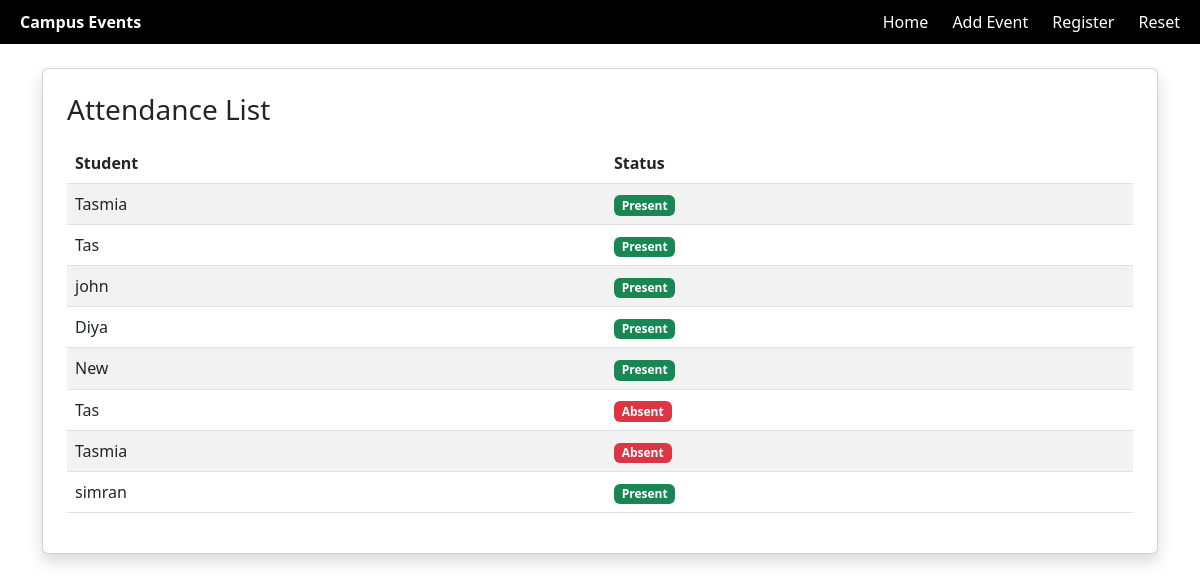
Screenshot of /view_attendance/1 with the database file from the repository.
### tables this page shows
CREATE TABLE Attendance (
                        attendance_id INTEGER PRIMARY KEY AUTOINCREMENT,
                        student_id INTEGER,
                        event_id INTEGER,
                        status TEXT CHECK(status IN ('Present', 'Absent')),
                        FOREIGN KEY (student_id) REFERENCES Students(student_id),
                        FOREIGN KEY (event_id) REFERENCES Events(event_id)
                    );

CREATE TABLE Students (
                        student_id INTEGER PRIMARY KEY AUTOINCREMENT,
                        name TEXT NOT NULL,
                        college_id INTEGER,
                        FOREIGN KEY (college_id) REFERENCES Colleges(college_id)
                    );

### app.py (the view)
@app.route("/view_attendance/<int:event_id>")
def view_attendance(event_id):
    conn = sqlite3.connect(DATABASE)
    cursor = conn.cursor()
    cursor.execute("""
        SELECT Students.name, Attendance.status
        FROM Attendance
        JOIN Students ON Attendance.student_id = Students.student_id
        WHERE Attendance.event_id = ?
    """, (event_id,))
    attendance_list = cursor.fetchall()
    conn.close()
    return render_template("view_attendance.html", attendance_list=attendance_list)

### templates/view_attendance.html (shortened to what this page needs)
{% extends "base.html" %}
{% block content %}
<div class="card shadow p-4">
  <h3 class="mb-3">Attendance List</h3>
  {% if attendance_list %}
  <table class="table table-striped">
    <thead>
      <tr>
        <th>Student</th>
        <th>Status</th>
      </tr>
    </thead>
    <tbody>
      {% for att in attendance_list %}
      <tr>
        <td>{{ att[0] }}</td>
        <td>
          {% if att[1] == 'Present' %}
            <span class="badge bg-success">Present</span>
          {% else %}
            <span class="badge bg-danger">Absent</span>
          {% endif %}
        </td>
      </tr>
      {% endfor %}
    </tbody>
  </table>
  {% else %}
    <p>No attendance records found.</p>
  {% endif %}
</div>
{% endblock %}

### templates/base.html (shortened to what this page needs)
<!DOCTYPE html>
<html lang="en">
<head>
    <link href="https://cdn.jsdelivr.net/npm/bootstrap@5.3.0/dist/css/bootstrap.min.css" rel="stylesheet">
</head>
<body>
    <div class="top-nav">
        <div class="logo">
            <strong>Campus Events</strong>
        </div>
        <div class="nav-links">
            <a href="{{ url_for('home') }}">Home</a>
            <a href="{{ url_for('add_event') }}">Add Event</a>
            <a href="{{ url_for('register', event_id=0) }}">Register</a>
            <a href="{{ url_for('reset_db') }}">Reset</a>
        </div>
    </div>
    <div class="container mt-4">
        {% block content %}{% endblock %}
    </div>
</body>
</html>

### templates/base.html (style rules this page uses)
.top-nav { background-color: #000; color: white; padding: 10px 20px; display: flex; justify-content: space-between; align-items: center; }
.top-nav .nav-links a { color: white; margin-left: 20px; text-decoration: none; font-weight: 500; transition: 0.3s; }

### rows the page displays
Attendance: name "Tasmia", status "Present"
Attendance: name "Tas", status "Present"
Attendance: name "john", status "Present"
Attendance: name "Diya", status "Present"
Attendance: name "New", status "Present"
Attendance: name "Tas", status "Absent"
Attendance: name "Tasmia", status "Absent"
Attendance: name "simran", status "Present"
